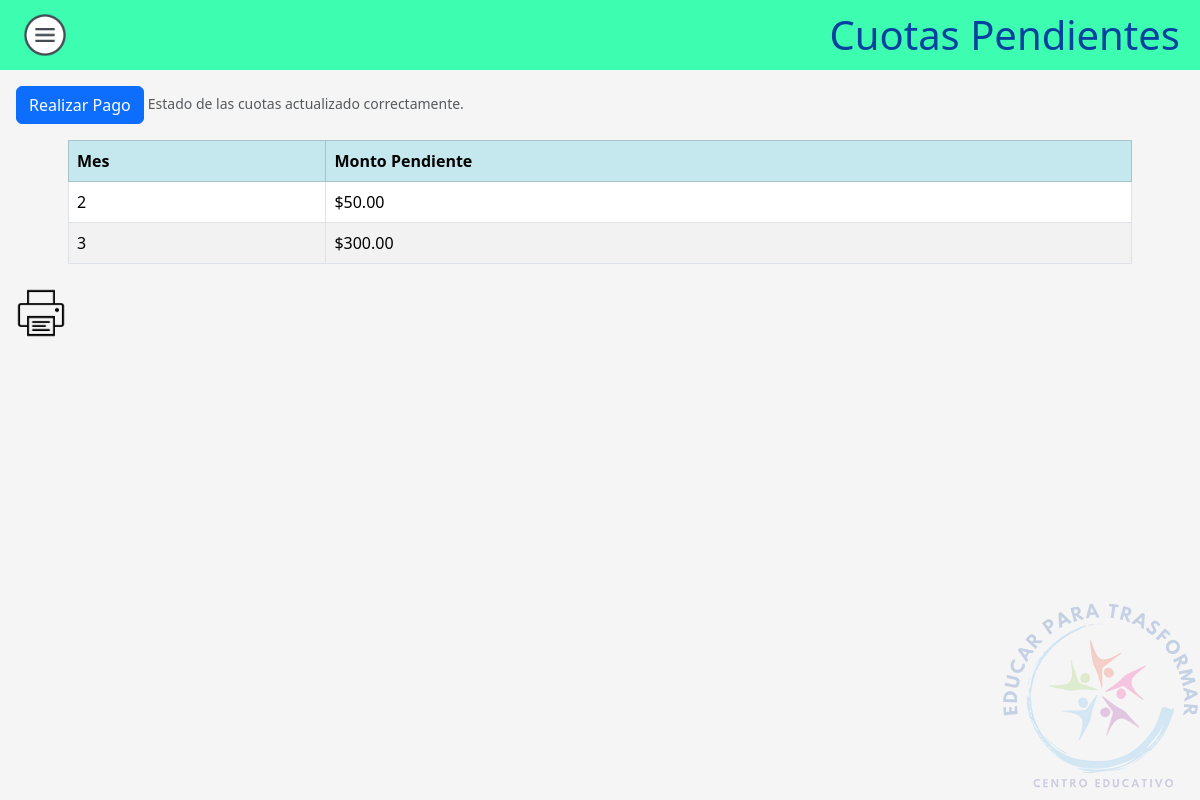
The app's page /Padre/cuotaPago/pagar_cuota.php with its own data.
### tables this page shows
CREATE TABLE `cuotas` (
  `id` int(11) NOT NULL,
  `id_padre` int(11) DEFAULT NULL,
  `idAlumno` int(11) DEFAULT NULL,
  `mes` int(11) DEFAULT NULL,
  `año` int(11) DEFAULT NULL,
  `monto` decimal(10,2) DEFAULT NULL,
  `estado` enum('pendiente','pagado') DEFAULT NULL
);

### Padre/cuotaPago/pagar_cuota.php (the view, shortened to what this page needs)
<!DOCTYPE html>
<html>
<head>
    <link href="https://cdn.jsdelivr.net/npm/bootstrap@5.3.2/dist/css/bootstrap.min.css" rel="stylesheet">
    <link rel="stylesheet" href="../../Css/styles.css">
</head>
<body>
    <header class="header no-print">
        <a type="button" data-bs-toggle="offcanvas" data-bs-target="#offcanvasExample" aria-controls="offcanvasExample">
            <img src="../../Css/hamburguesa.png" width="50px">
        </a>
        <h1 style="text-align: center; color: #05429f">Cuotas Pendientes</h1>
    </header>
    <div class="ms-3 mt-3 no-print  ">
        <a class="btn btn-primary" href="procesar_pago.php">Realizar Pago</a>
        <?php
        $conexion = conectar();
        $id_padre = 1;
        $sql = "UPDATE cuotas AS c
        SET c.estado = 'pagado'
        WHERE
            (SELECT SUM(p.montoPago) FROM pago AS p WHERE p.idCuota = c.id) >= c.monto";
        if (mysqli_query($conexion, $sql)) {
            echo "<small class='text-body-secondary'>Estado de las cuotas actualizado correctamente.</small>";
        } else {
            echo "<small class='text-body-secondary'>Error al actualizar el estado de las cuotas: </small>" . mysqli_error($conexion);
        }
        $sql = "SELECT c.id, c.mes, (c.monto - IFNULL(SUM(p.montoPago), 0)) AS monto_pendiente
        FROM cuotas AS c
        LEFT JOIN pago AS p ON c.id = p.idCuota
        WHERE c.id_padre = $id_padre AND c.estado = 'pendiente'
        GROUP BY c.id, c.mes, c.monto";
        $resultado = mysqli_query($conexion, $sql);
        if ($resultado) {
            $cuotas = array();
            while ($fila = mysqli_fetch_assoc($resultado)) {
                $cuotas[] = $fila;
            }
        } else {
            die("Error al ejecutar la consulta: " . mysqli_error($conexion));
        }
        ?>
    </div>
    <div class="mt-2 mx-auto p-2" style="width: 90vw">
        <table class="table table-striped table-bordered">
            <tr class="table-info">
                <th>Mes</th>
                <th>Monto Pendiente</th>
            </tr>
            <?php
            foreach ($cuotas as $cuota) {
                echo '<tr>';
                echo '<td>' . $cuota['mes'] . '</td>';
                echo '<td>$' . $cuota['monto_pendiente'] . '</td>';
                echo '</tr>';
            }
            ?>
        </table>
    </div>
    <a class="no-print ms-3" type='button' onclick='imprimirTabla()'><img src='../../Css/print.png' width='50px'></a>
    <div id="footer">
        <img src="../../Css/Logotipo200x200.png">
    </div>
</body>
</html>

### Css/styles.css (style rules this page uses)
body { background-color: #f5f5f5; }
.header { background-color: #3dfdb0; color: #fff; padding: 10px 20px; display: flex; justify-content: space-between; align-items: center; }
.header h1 { text-align: center; margin: 0; }
#footer { position: fixed; right: 0; bottom: 0; margin: 0; padding: 0; }
#footer img { width: 200px; opacity: 0.2; }

### records on screen
cuotas: mes "2", monto_pendiente "50.00"
cuotas: mes "3", monto_pendiente "300.00"
